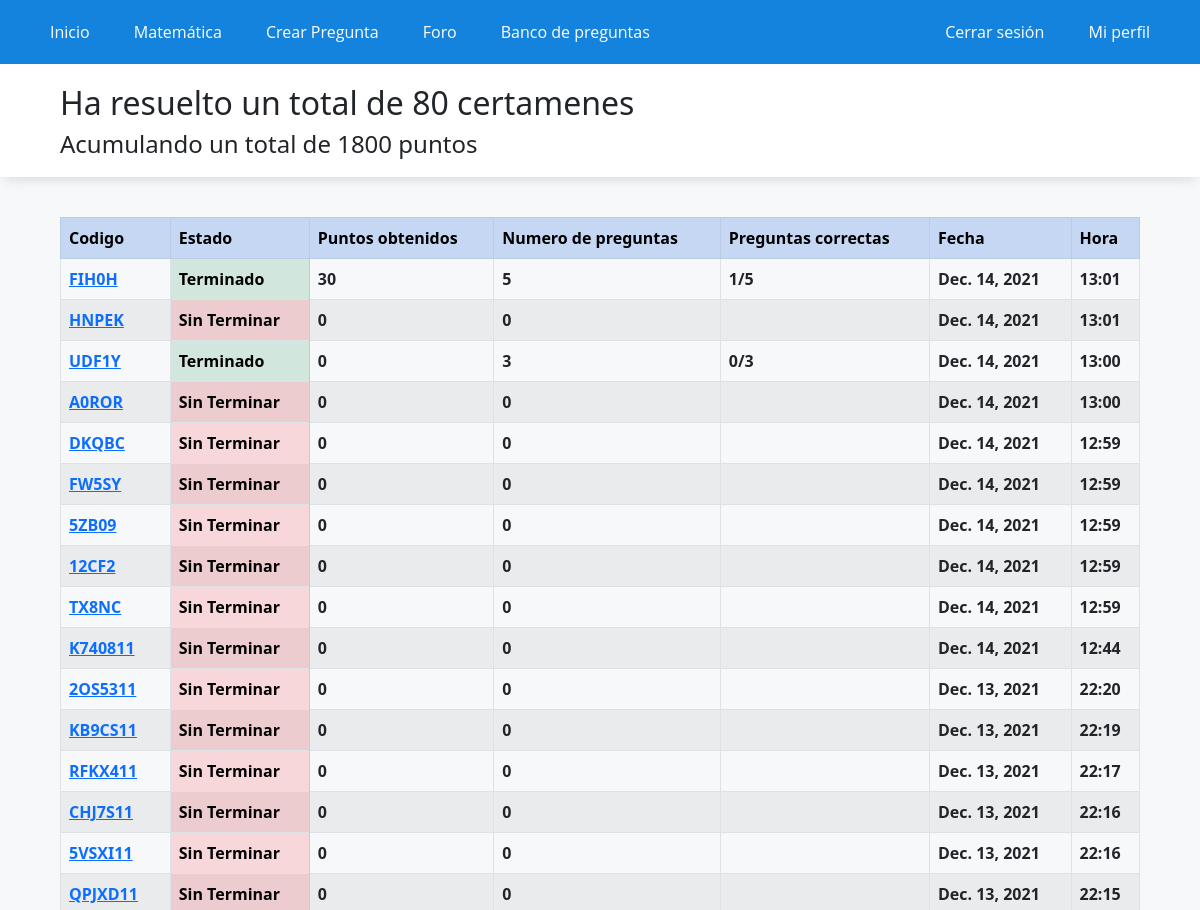
/historial/ (signed in, upper part), run on an earlier commit of the app's database.
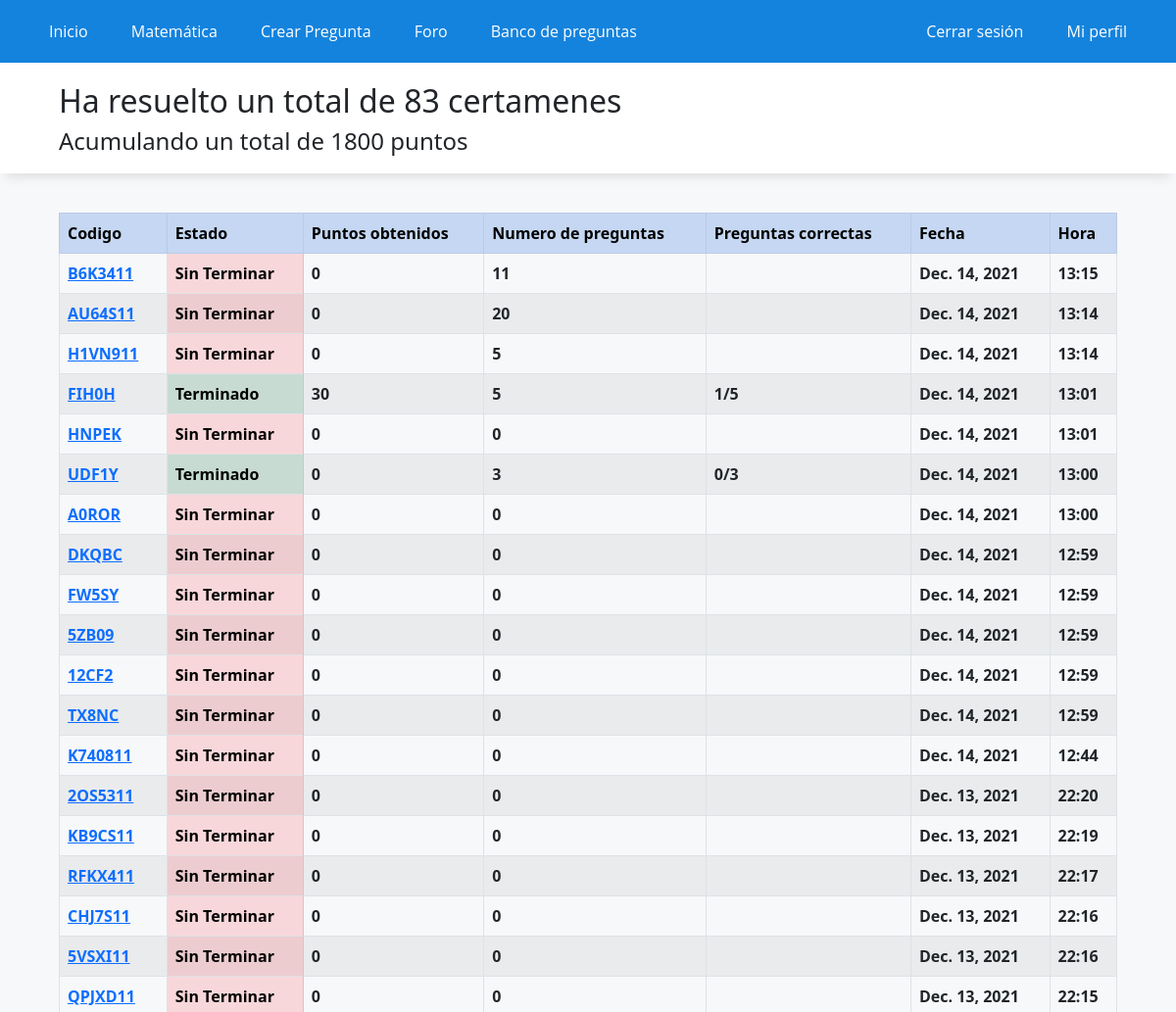
And on a later commit of the database.
### WebApp/models.py (models this page shows)
class historialCertamen(models.Model):
    id_usuario = models.IntegerField()
    id_preguntas = models.CharField(max_length=300)
    fecha = models.DateField(auto_now_add=True)
    hora = models.TimeField(auto_now_add=True)
    estado = models.BooleanField(default=False)
    id_certamen = models.CharField(max_length=20, default="")
    n_preguntas = models.IntegerField(default=0)
    n_correctas = models.CharField(max_length=20, default="")
    puntos = models.IntegerField(default=0)
    alternativa_marcadas = models.CharField(max_length=100, default="")
    hora_termino = models.CharField(max_length=11, default="")

### WebApp/views.py (the view)
# urls.py: path('historial/',registro_certamenes, name="historial"),
def registro_certamenes(request):
    certamenes = historialCertamen.objects.filter(id_usuario=request.user.id).order_by('-id')
    data= {
        'puntos': profile.objects.get(name_id=request.user.id).punctuation,
        'certamenes': certamenes,
        'n_certamenes': certamenes.count(),
    }
    return render(request,'app/registro_certamenes.html',data)

### WebApp/templates/app/registro_certamenes.html (shortened to what this page needs)
{% extends 'app/base.html' %}
{% load static %}
{% block contenido %}
<div class="titulo">
    <h2>Ha resuelto un total de {{n_certamenes}} certamenes</h2>
    <h4>Acumulando un total de {{puntos}} puntos</h4>
</div>
<div class="elContenedor">
    <table class="table table-striped table-bordered">
        <tr class="table-primary">
            <th>Codigo</th>
            <th>Estado</th>
            <th>Puntos obtenidos</th>
            <th>Numero de preguntas</th>
            <th>Preguntas correctas</th>
            <th>Fecha</th>
            <th>Hora</th>
        </tr>
        {% for certamen in certamenes %}
        <tr>
            <th><a href="/certamen/?id={{certamen.id_certamen}}">{{certamen.id_certamen}}</a></th>
            {% if certamen.estado %}
            <th class="table-success">Terminado</th>
            {% else %}
            <th class="table-danger">Sin Terminar</th>
            {% endif %}
            <th>{{certamen.puntos}}</th>
            <th>{{certamen.n_preguntas}}</th>
            <th>{{certamen.n_correctas}}</th>
            <th>{{certamen.fecha}}</th>
            {% if certamen.hora.minute < 10  %}
                <th>{{certamen.hora.hour}}:0{{certamen.hora.minute}}</th>
            {% else %}
                <th>{{certamen.hora.hour}}:{{certamen.hora.minute}}</th>
            {% endif %}
        </tr>
        {% endfor %}
    </table>
</div>
{% endblock %}

What changed in the data, as far as the page shows it:
added historialCertamen: id_certamen "B6K3411", estado "Sin Terminar", puntos "0", n_preguntas "11", fecha "Dec. 14, 2021", hora.hour "13", hora.minute "15"
added historialCertamen: id_certamen "AU64S11", estado "Sin Terminar", puntos "0", n_preguntas "20", fecha "Dec. 14, 2021", hora.hour "13", hora.minute "14"
added historialCertamen: id_certamen "H1VN911", estado "Sin Terminar", puntos "0", n_preguntas "5", fecha "Dec. 14, 2021", hora.hour "13", hora.minute "14"
Also different on the page:
{{ n_certamenes }}: "80" → "83"
